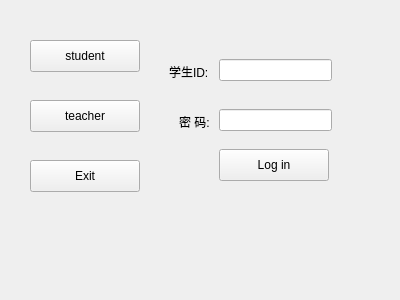
<?xml version="1.0" encoding="UTF-8"?>
<ui version="4.0">
 <class>loginDlg</class>
 <widget class="QDialog" name="loginDlg">
  <property name="geometry">
   <rect>
    <x>0</x>
    <y>0</y>
    <width>400</width>
    <height>300</height>
   </rect>
  </property>
  <property name="windowTitle">
   <string>Dialog</string>
  </property>
  <widget class="QPushButton" name="teacher">
   <property name="geometry">
    <rect>
     <x>30</x>
     <y>100</y>
     <width>110</width>
     <height>32</height>
    </rect>
   </property>
   <property name="focusPolicy">
    <enum>Qt::NoFocus</enum>
   </property>
   <property name="text">
    <string>teacher</string>
   </property>
  </widget>
  <widget class="QPushButton" name="student">
   <property name="geometry">
    <rect>
     <x>30</x>
     <y>40</y>
     <width>110</width>
     <height>32</height>
    </rect>
   </property>
   <property name="focusPolicy">
    <enum>Qt::NoFocus</enum>
   </property>
   <property name="text">
    <string>student</string>
   </property>
  </widget>
  <widget class="QStackedWidget" name="stackedWidget">
   <property name="geometry">
    <rect>
     <x>149</x>
     <y>29</y>
     <width>231</width>
     <height>191</height>
    </rect>
   </property>
   <property name="currentIndex">
    <number>0</number>
   </property>
   <widget class="QWidget" name="spage">
    <widget class="QPushButton" name="loginBtn">
     <property name="geometry">
      <rect>
       <x>70</x>
       <y>120</y>
       <width>110</width>
       <height>32</height>
      </rect>
     </property>
     <property name="focusPolicy">
      <enum>Qt::NoFocus</enum>
     </property>
     <property name="text">
      <string>Log in</string>
     </property>
    </widget>
    <widget class="QLineEdit" name="pwdLineEdit">
     <property name="geometry">
      <rect>
       <x>70</x>
       <y>80</y>
       <width>113</width>
       <height>22</height>
      </rect>
     </property>
    </widget>
    <widget class="QLineEdit" name="usrLineEdit">
     <property name="geometry">
      <rect>
       <x>70</x>
       <y>30</y>
       <width>113</width>
       <height>22</height>
      </rect>
     </property>
    </widget>
    <widget class="QLabel" name="label">
     <property name="geometry">
      <rect>
       <x>20</x>
       <y>33</y>
       <width>51</width>
       <height>20</height>
      </rect>
     </property>
     <property name="text">
      <string>学生ID:</string>
     </property>
    </widget>
    <widget class="QLabel" name="label_2">
     <property name="geometry">
      <rect>
       <x>30</x>
       <y>83</y>
       <width>41</width>
       <height>20</height>
      </rect>
     </property>
     <property name="text">
      <string>密 码:</string>
     </property>
    </widget>
   </widget>
   <widget class="QWidget" name="tpage">
    <widget class="QLineEdit" name="usrLineEdit2">
     <property name="geometry">
      <rect>
       <x>70</x>
       <y>30</y>
       <width>113</width>
       <height>22</height>
      </rect>
     </property>
    </widget>
    <widget class="QLineEdit" name="pwdlineEdit_2">
     <property name="geometry">
      <rect>
       <x>70</x>
       <y>80</y>
       <width>113</width>
       <height>22</height>
      </rect>
     </property>
    </widget>
    <widget class="QPushButton" name="loginBtn2">
     <property name="geometry">
      <rect>
       <x>70</x>
       <y>120</y>
       <width>110</width>
       <height>32</height>
      </rect>
     </property>
     <property name="focusPolicy">
      <enum>Qt::NoFocus</enum>
     </property>
     <property name="text">
      <string>Log in</string>
     </property>
    </widget>
    <widget class="QLabel" name="label_3">
     <property name="geometry">
      <rect>
       <x>20</x>
       <y>30</y>
       <width>51</width>
       <height>21</height>
      </rect>
     </property>
     <property name="text">
      <string>老师ID:</string>
     </property>
    </widget>
    <widget class="QLabel" name="label_4">
     <property name="geometry">
      <rect>
       <x>30</x>
       <y>80</y>
       <width>41</width>
       <height>21</height>
      </rect>
     </property>
     <property name="text">
      <string>密 码:</string>
     </property>
    </widget>
   </widget>
  </widget>
  <widget class="QPushButton" name="exitBtn">
   <property name="geometry">
    <rect>
     <x>30</x>
     <y>160</y>
     <width>110</width>
     <height>32</height>
    </rect>
   </property>
   <property name="focusPolicy">
    <enum>Qt::NoFocus</enum>
   </property>
   <property name="text">
    <string>Exit</string>
   </property>
  </widget>
 </widget>
 <resources/>
 <connections/>
</ui>
